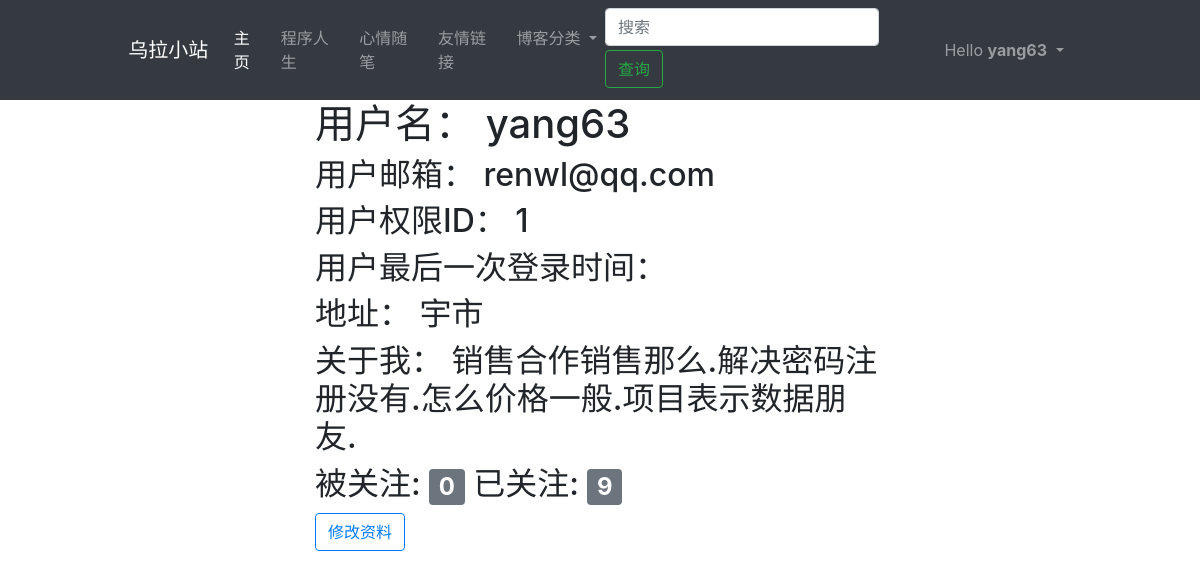
The app's page /user/yang63 (signed in) with its own data.
### app/models.py (models this page shows, shortened)
class User(UserMixin, db.Model):
    __tablename__ = 'user'
    user_id = db.Column(db.Integer, primary_key=True, comment='用户ID')
    user_name = db.Column(db.String(50), unique=True, comment='用户名')
    user_email = db.Column(db.String(20), unique=True, comment='邮箱')
    user_mbl_nm = db.Column(db.String(20), unique=True, comment='用户电话')
    user_passwd_hash = db.Column(db.String(255), comment='用户密码')
    role_id = db.Column(db.Integer, db.ForeignKey('role.role_id'))
    confirmed = db.Column(db.Boolean, default=False)
    location = db.Column(db.String(64))
    about_me = db.Column(db.Text())
    member_since = db.Column(db.DateTime(), default=datetime.now)
    last_seen = db.Column(db.DateTime(), default=datetime.now)
    post = db.relationship('Post', backref='post', lazy='dynamic')
    followed = db.relationship('Follow',
                               foreign_keys=[Follow.follower_id],
                               backref=db.backref('follower', lazy='joined'),
                               lazy='dynamic',
                               cascade='all, delete-orphan')
    followers = db.relationship('Follow',
                                foreign_keys=[Follow.followed_id],
                                backref=db.backref('followed', lazy='joined'),
                                lazy='dynamic',
                                cascade='all, delete-orphan')
    def ping(self):
        self.last_seen = datetime.now()
        db.session.add(self)
        db.session.commit()
    @property
    def user_passwd(self):
        raise AttributeError('密码不可读')
    def get_id(self):
        return (self.user_id)

### app/auth/views.py (the view)
@auth_bp.route('/user/<username>')
@login_required
@pysnooper.snoop()
def user(username):
    user = User.query.filter_by(user_name=username).first_or_404()
    if user == current_user:  # 判断当前登录的用户是否为链接选择的用户
        return render_template('auth/user.html', user=user)
    return '链接错误。。。'

### app/auth/views.py (called while the page is built)
@auth_bp.before_app_request
@pysnooper.snoop()
def before_request():
    if current_user.is_authenticated:
        current_user.ping()
        if not current_user.confirmed \
                and request.endpoint \
                and request.blueprint != 'auth' \
                and request.endpoint != 'static':
            r = redirect(url_for('auth.unconfirmed'))
            return r

### app/models.py (called while the page is built)
@manager.user_loader
def load_user(user_id):
    return User.query.get(int(user_id))

### app/templates/auth/user.html (shortened to what this page needs)
{% extends 'main/base.html' %}
{% block content %}
    <div class="col-md-6 offset-md-3">
        <h1>用户名： {{ user.user_name }}</h1>
        <h2>用户邮箱： {{ user.user_email }}</h2>
        <h2>用户权限ID： {{ user.role_id }}</h2>
        <h2>用户最后一次登录时间： {{ user.last_seen.strtf }}</h2>
        <h2>地址： {{ user.location }}</h2>
        <h2>关于我： {{ user.about_me }}</h2>
        <h2>被关注: <span class="badge badge-secondary">{{ user.followers.count() }}</span>
            已关注: <span class="badge badge-secondary">{{ user.followed.count() }}</span></h2>
        <a href="{{ url_for("auth.edit_profile") }}" class="btn btn-outline-primary">修改资料</a>
    </div>
{% endblock %}

### app/templates/main/_navbar.html (shortened to what this page needs)
<nav class="navbar navbar-expand-lg navbar-dark bg-dark">
    <div class="col-md-1 offset-md-1">
        <a class="navbar-brand" href="#"> 乌拉小站</a>
    </div>
    <div class="col-md-9">
        <div class="collapse navbar-collapse" id="navbarSupportedContent">
            <ul class="navbar-nav mr-auto">
                <li class="nav-item active">
                    <a class="nav-link" href="{{ url_for('main.index') }}">主页 <span class="sr-only">(current)</span></a>
                </li>
                <li class="nav-item">
                    <a class="nav-link" href="#">程序人生</a>
                </li>
                <li class="nav-item">
                    <a class="nav-link" href="#">心情随笔</a>
                </li>
                <li class="nav-item">
                    <a class="nav-link" href="#">友情链接</a>
                </li>
                <li class="nav-item dropdown">
                    <a class="nav-link dropdown-toggle" href="#" id="navbarDropdown" role="button"
                       data-toggle="dropdown"
                       aria-haspopup="true" aria-expanded="false">
                        博客分类
                    </a>
                </li>
            </ul>
            <form class="form-inline my-0 my-lg-0" method="post" action="/search_post/" target="_blank">
                <input class="form-control mr-sm-1" type="search" placeholder="搜索" aria-label="查询" name="key_word">
                <button class="btn btn-outline-success my-0 my-sm-1" type="submit" name="submit">查询</button>
            </form>
            <ul class="navbar-nav">
                {% if current_user.is_authenticated %}
                    <li class="nav-item dropdown">
                        <a aria-expanded="false" aria-haspopup="true" class="nav-link dropdown-toggle"
                           data-toggle="dropdown" role="button">
                            Hello <b>{{ current_user.user_name }}</b>
                        </a>
                    </li>
                {% else %}
                    <li class="nav-item"><a class="nav-link" href="{{ url_for('auth.login') }}">登录</a></li>
                    <li class="nav-item"><a class="nav-link" href="{{ url_for('auth.register') }}">注册</a></li>
                {% endif %}
            </ul>
        </div>
    </div>
</nav>

### records on screen
User: user_name "yang63", user_email "renwl@qq.com", role_id "1", location "宇市", about_me "销售合作销售那么.解决密码注册没有.怎么价格一般.项目表示数据朋友."

### other values on screen
{{ user.followers.count() }} "0"
{{ user.followed.count() }} "9"
